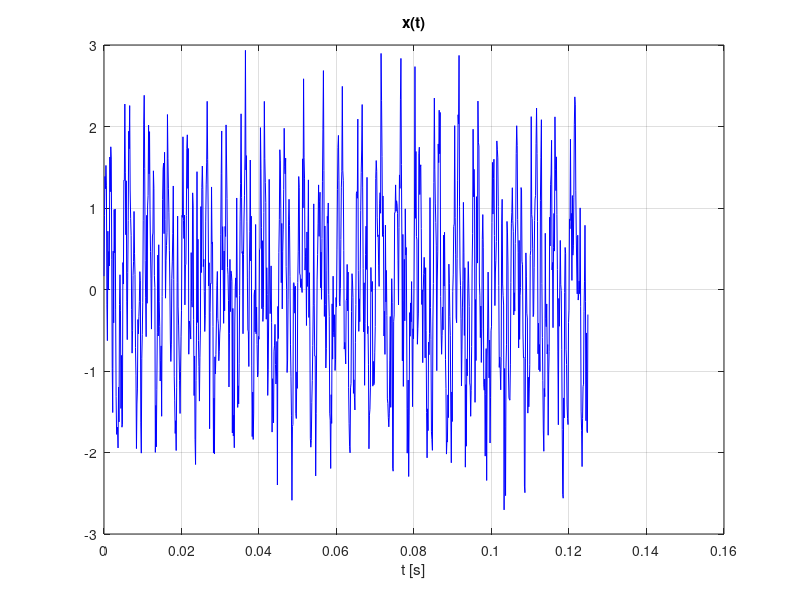
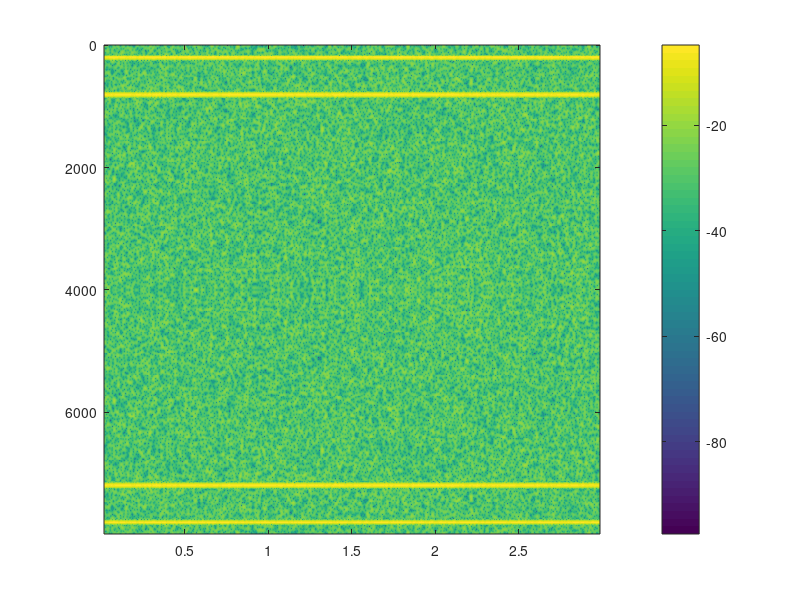

The MATLAB source for these figures, in order: (Note: this script raises an error after producing the figures.)
% cps_06_fftapp2_loop.m
clear all; close all;

fpr = 8000;              % czestotliwosc probkowania (Hz)
T  = 3;                  % czas trwania sygnalu w sekundach
N  = round(T*fpr);       % liczba probek, 100 albo 1000
dt=1/fpr; t=dt*(0:N-1);  % os czasu
n = 1:1000;              % indeksy probkek sygnalu dla rysunkow

% Sygnal
x1 = sin(2*pi*200*t) + sin(2*pi*800*t);                                    % 2xSIN 
x2 = sin( 2*pi*( 0*t + 0.5*((1/T)*fpr/4)*t.^2 ) );                         % LFM
fm=0.5; x3 = sin(2*pi*((fpr/4)*t - (fpr/8)/(2*pi*fm)*cos(2*pi*fm*t)));     % SFM
x = x1 + 0.5*randn(1,N);                                                   % wybor
figure; plot(t(n),x(n),'b-'); xlabel('t [s]'); title('x(t)'); grid; pause  % rysunek

% Widmo FFT
Mwind = 256; Mstep=16; Mfft=2*Mwind;  Many = floor((N-Mwind)/Mstep)+1;
t = (Mwind/2+1/2)*dt + Mstep*dt*(0:Many-1);         % czas
f = fpr/Mfft*(0:Mfft-1);                            % czestotliwosc    
w = hamming( Mwind )';                              % wybor okna
X1 = zeros(Mfft,Many); X2 = zeros(1,Mfft);          % inicjalizacja STFT i PSD 
for m = 1 : Many                                    % petla analizy
    bx = x( 1+(m-1)*Mstep : Mwind+(m-1)*Mstep );    % kolejny fragment sygnalu 
    bx = bx .* w;                                   % okienkowanie
    X = fft( bx, Mfft )/sum(w);                     % FFT ze skalowaniem
    X1(1:Mfft,m) = X;                               % <--- ! STFT
    X2 = X2 + abs(X).^2;                            % <--- ! Welch PSD
end                                                 % konie petli
X1 = 20*log10( abs(X1) );                           % przeliczenie na decybele
X2 = (1/Many)*X2/fpr;                               % normalizacja PSD
% spectrogram(x,Mwind,Mwind-Mstep,Mfft,fpr); pause  % STFT Matlab

figure;
imagesc(t,f,X1);      % macierz widma amplitudowego jako obraz
c=colorbar; c.Label.String = 'V (dB)'; ax = gca; ax.YDir = 'normal';
xlabel('t (s)'); ylabel('f (Hz)'); title('STFT |X(t,f)|'); pause
figure;
semilogy(f,X2); grid; title('PSD Welcha'); xlabel('f [Hz]'); ylabel('V^2 / Hz'); pause
